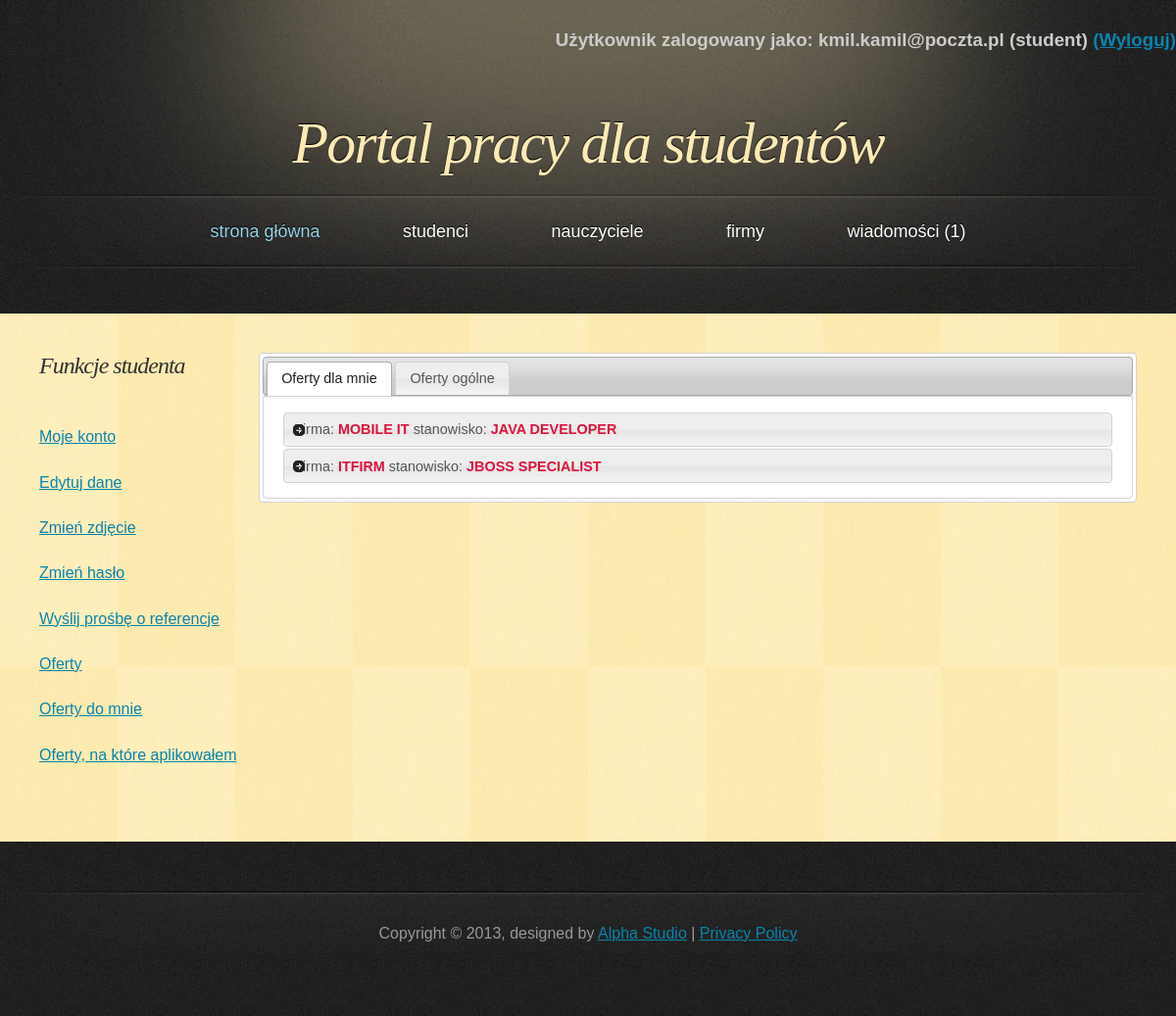
The app's page /PortalPracy/php/index.php (signed in) with its own data.
### tables this page shows
CREATE TABLE IF NOT EXISTS `offer_to_student` (
  `offer_to_id` int(11) NOT NULL AUTO_INCREMENT,
  `company_id` int(11) NOT NULL,
  `student_id` int(11) NOT NULL,
  `job` varchar(40) NOT NULL,
  `description` text NOT NULL,
  `requirements` text NOT NULL,
  `place_of_work` varchar(25) NOT NULL,
  `employment_status` text NOT NULL,
  `number_of_hours` int(11) NOT NULL,
  `length_of_contract` varchar(40) NOT NULL,
  `salary` float NOT NULL,
  `date_from` date NOT NULL,
  `date_to` date NOT NULL,
  `date_send` date NOT NULL,
  `response` text,
  `response_date` date DEFAULT NULL,
  PRIMARY KEY (`offer_to_id`),
  KEY `company_id` (`company_id`,`student_id`),
  KEY `student_id` (`student_id`)
);

CREATE TABLE IF NOT EXISTS `company` (
  `company_id` int(11) NOT NULL AUTO_INCREMENT,
  `name` varchar(50) NOT NULL,
  `address` varchar(50) NOT NULL,
  `telephone` varchar(11) NOT NULL,
  `e_mail` varchar(50) NOT NULL,
  `password` varchar(100) NOT NULL,
  `active` tinyint(1) NOT NULL,
  `account_creation_date` date NOT NULL,
  `photoname` varchar(30) NOT NULL,
  PRIMARY KEY (`company_id`)
);

### PortalPracy/php/classDatabase.php (called while the page is built, shortened)
<?php
class Database {
    private $db;
    function __construct() {
        $this->server = 'localhost';
        $this->user = 'root';
        $this->password = '';
        $this->basename = 'data_base_new';
        $this->db = new mysqli($this->server, $this->user, $this->password, $this->basename);
        if ($this->db->connect_error) {
            die('Blad polaczenia z baza danych (' . $this->db->connect_errno . ') ' . $this->db->connect_error);
        } else {
            $this->db->query("SET NAMES 'utf8'");
        }
    }
    function get_offer_to_student($student_id) {
        if ($result = $this->db->query("SELECT * FROM `offer_to_student` o JOIN `company` c ON o.`company_id`=c.`company_id` "
                . "WHERE `student_id`='$student_id' AND curdate( ) BETWEEN `date_from` AND `date_to` ORDER BY `date_to`")) {
            return $result;
        }
    }
}

### PortalPracy/php/index.php (the view, shortened to what this page needs)
<!DOCTYPE html>
<html>
    <head>
        <link href="../css/style.css" rel="stylesheet" type="text/css" />
        <link rel="stylesheet" href="../css/ui-tabs.css">
        <link rel="stylesheet" href="//code.jquery.com/ui/1.11.2/themes/smoothness/jquery-ui.css">
    </head>
    <body>
        <div id="header">
            <?php
            include_once 'classPage.php';
            ?>
            <h1><a href="index.php">Portal pracy dla studentów</a></h1>
        </div>
        <div id="main">
            <div id="content">
                <?php
                include_once 'classDatabase.php';
                $db = new Database();
                if (isset($_SESSION['name'])) {
                    if ($_SESSION['usertype'] == 'student') {
                        if (isset($_POST['send_response'])) {
                            include_once 'classOfferToStudent.php';
                            $soffer = OfferToStudent::make_new_to_response();
                            $soffer->send_response();
                        }
                        else {
                            ?>
                            <div id="tabs">
                                <ul>
                                    <li><a href="#accordion1">Oferty dla mnie</a></li>
                                    <li><a href="#accordion2">Oferty ogólne</a></li>
                                </ul>
                                <div id="accordion1">
                                    <?php
                                    $result = $db->get_offer_to_student($_SESSION['id']);
                                    if ($result->num_rows == 0) {
                                        echo "<h3>brak ofert</h3>";
                                    } else {
                                        while ($obj = $result->fetch_object()) {
                                            echo "<h3>Firma: <span class='conspicuous'>" . $obj->name . "</span> stanowisko: <span class='conspicuous'>" . $obj->job . "</span></h3>";
                                                ?>
                                                <?php
                                        }
                                    }
                                    ?>
                                </div>
                            </div>
                            <?php
                        }
                    }
                }
                ?>
            </div>
            <div id="sidebar">
            </div>
            <div class="clearing">&nbsp;</div>
        </div>
    </body>
</html>

### PortalPracy/css/style.css (style rules this page uses)
* { margin: 0; padding: 0; }
body { font: 16px "Trebuchet MS", Arial, Helvetica, sans-serif; color: #333333; background: #202020 url('../images/bg.jpg'); }
h1, h2 { font-family: Georgia, Times, serif; font-weight: normal; font-style: italic; }
h1 { font-size: 3em; letter-spacing: -2px; }
a { text-decoration: underline; color: #0A84AC; }
#header, #menu, #footer { margin: 0 auto; width: 1200px; }
#header { height: 197px; background: #202020 url('../images/header.jpg'); }
#header h1 { font-size: 60px; text-align: center; text-shadow: 0px -1px 1px #000000; color: #FDEAB5; padding-top: 60px; }
#header h1 a { text-decoration: none; color: #FDEAB5; }
#main { width: 1120px; margin: 0 auto 50px auto; padding: 40px 40px 0 40px; background: #FEEBB2 url('../images/main.jpg'); }
#content { float: right; width: 80%; padding: 0 0 20px 0; }
#sidebar { float: left; width: 20%; padding: 0 0 20px 0; }
.clearing { clear: both; height: 1px; overflow: hidden; }
#tabs, #tabs2 { font-size:90%; }
.conspicuous { color: crimson; text-transform: uppercase; font-weight: bold; }

### PortalPracy/css/ui-tabs.css (style rules this page uses)
.ui-helper-reset { margin: 0; padding: 0; border: 0; outline: 0; line-height: 1.3; text-decoration: none; font-size: 100%; list-style: none; }
.ui-helper-clearfix:before, .ui-helper-clearfix:after { content: ""; display: table; border-collapse: collapse; }
.ui-helper-clearfix:after { clear: both; }
.ui-helper-clearfix { min-height: 0; }
.ui-accordion .ui-accordion-header { display: block; cursor: pointer; position: relative; margin: 2px 0 0 0; padding: .5em .5em .5em .7em; min-height: 0; font-size: 100%; }
.ui-accordion .ui-accordion-icons { padding-left: 2.2em; }
.ui-tabs { position: relative; padding: .2em; }
.ui-tabs .ui-tabs-nav { margin: 0; padding: .2em .2em 0; }
.ui-tabs .ui-tabs-nav li { list-style: none; float: left; position: relative; top: 0; margin: 1px .2em 0 0; border-bottom-width: 0; padding: 0; white-space: nowrap; }
.ui-tabs .ui-tabs-nav .ui-tabs-anchor { float: left; padding: .5em 1em; text-decoration: none; }
.ui-tabs .ui-tabs-nav li.ui-tabs-active { margin-bottom: -1px; padding-bottom: 1px; }
.ui-tabs .ui-tabs-nav li.ui-tabs-active .ui-tabs-anchor, .ui-tabs .ui-tabs-nav li.ui-state-disabled .ui-tabs-anchor, .ui-tabs .ui-tabs-nav li.ui-tabs-loading .ui-tabs-anchor { cursor: text; }
.ui-tabs .ui-tabs-panel { display: block; border-width: 0; padding: 1em 1.4em; background: none; }
.ui-widget { font-family: Verdana,Arial,sans-serif; font-size: 1.1em; }
.ui-widget .ui-widget { font-size: 1em; }
.ui-widget-content { border: 1px solid #aaaaaa; background: #ffffff url("images/ui-bg_flat_75_ffffff_40x100.png") 50% 50% repeat-x; color: #222222; }
.ui-widget-content a { color: #222222; }
.ui-widget-header { border: 1px solid #aaaaaa; background: #cccccc url("images/ui-bg_highlight-soft_75_cccccc_1x100.png") 50% 50% repeat-x; color: #222222; font-weight: bold; }
.ui-widget-header a { color: #222222; }
.ui-state-default, .ui-widget-content .ui-state-default, .ui-widget-header .ui-state-default { border: 1px solid #d3d3d3; background: #e6e6e6 url("images/ui-bg_glass_75_e6e6e6_1x400.png") 50% 50% repeat-x; font-weight: normal; color: #555555; }
.ui-state-default a, .ui-state-default a:link, .ui-state-default a:visited { color: #555555; text-decoration: none; }
.ui-state-active, .ui-widget-content .ui-state-active, .ui-widget-header .ui-state-active { border: 1px solid #aaaaaa; background: #ffffff url("images/ui-bg_glass_65_ffffff_1x400.png") 50% 50% repeat-x; font-weight: normal; color: #212121; }
.ui-state-active a, .ui-state-active a:link, .ui-state-active a:visited { color: #212121; text-decoration: none; }
.ui-corner-all, .ui-corner-top, .ui-corner-left, .ui-corner-tl { border-top-left-radius: 4px; }
.ui-corner-all, .ui-corner-top, .ui-corner-right, .ui-corner-tr { border-top-right-radius: 4px; }
.ui-corner-all, .ui-corner-bottom, .ui-corner-left, .ui-corner-bl { border-bottom-left-radius: 4px; }
.ui-corner-all, .ui-corner-bottom, .ui-corner-right, .ui-corner-br { border-bottom-right-radius: 4px; }

### records on screen
offer_to_student: company.name "MOBILE IT", job "JAVA DEVELOPER"
offer_to_student: company.name "ITFIRM", job "JBOSS SPECIALIST"

### other values on screen
$_SESSION['name'] "kmil.kamil@poczta.pl"
$_SESSION['usertype'] "student"
$num_mes "1"
